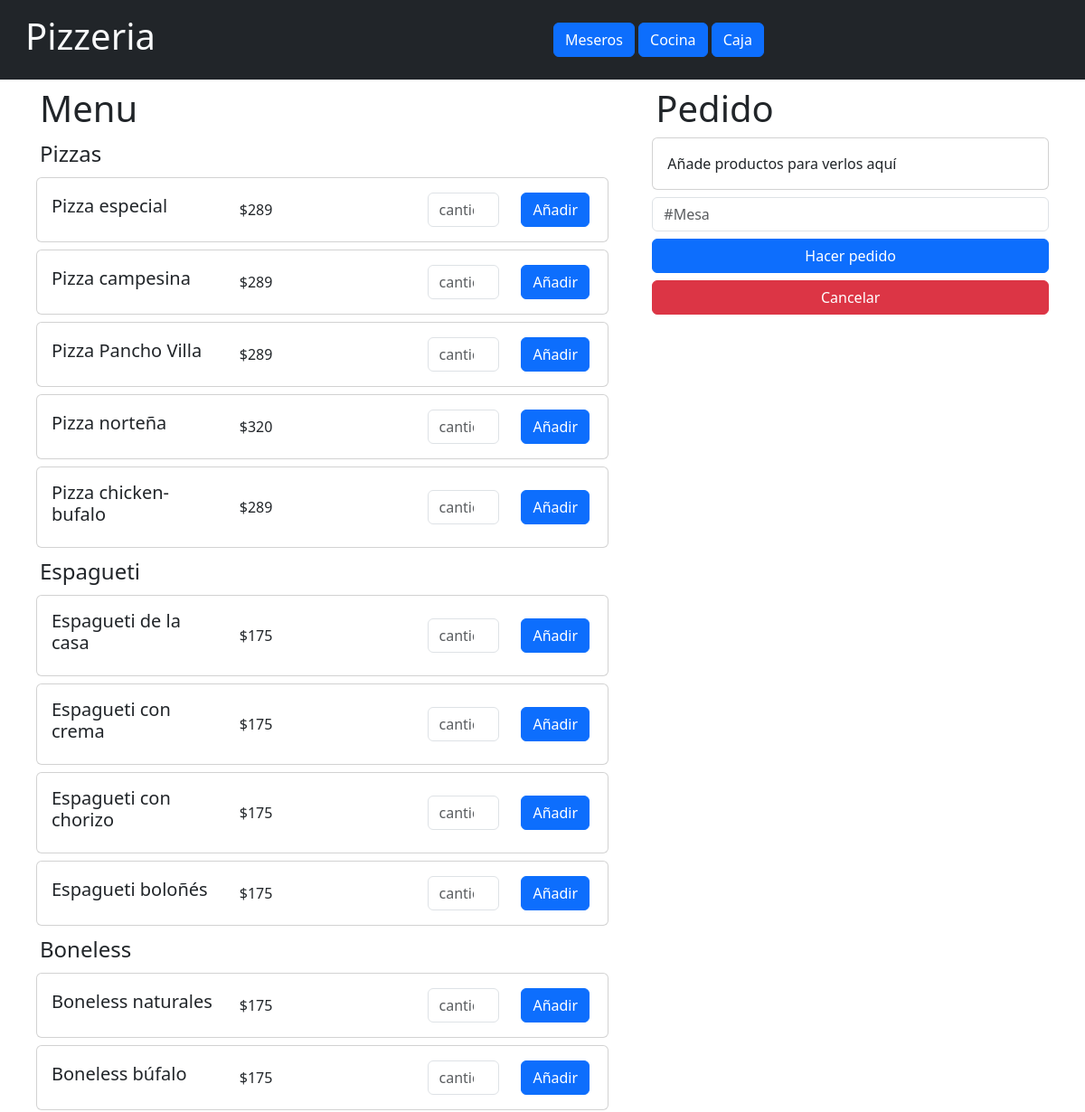
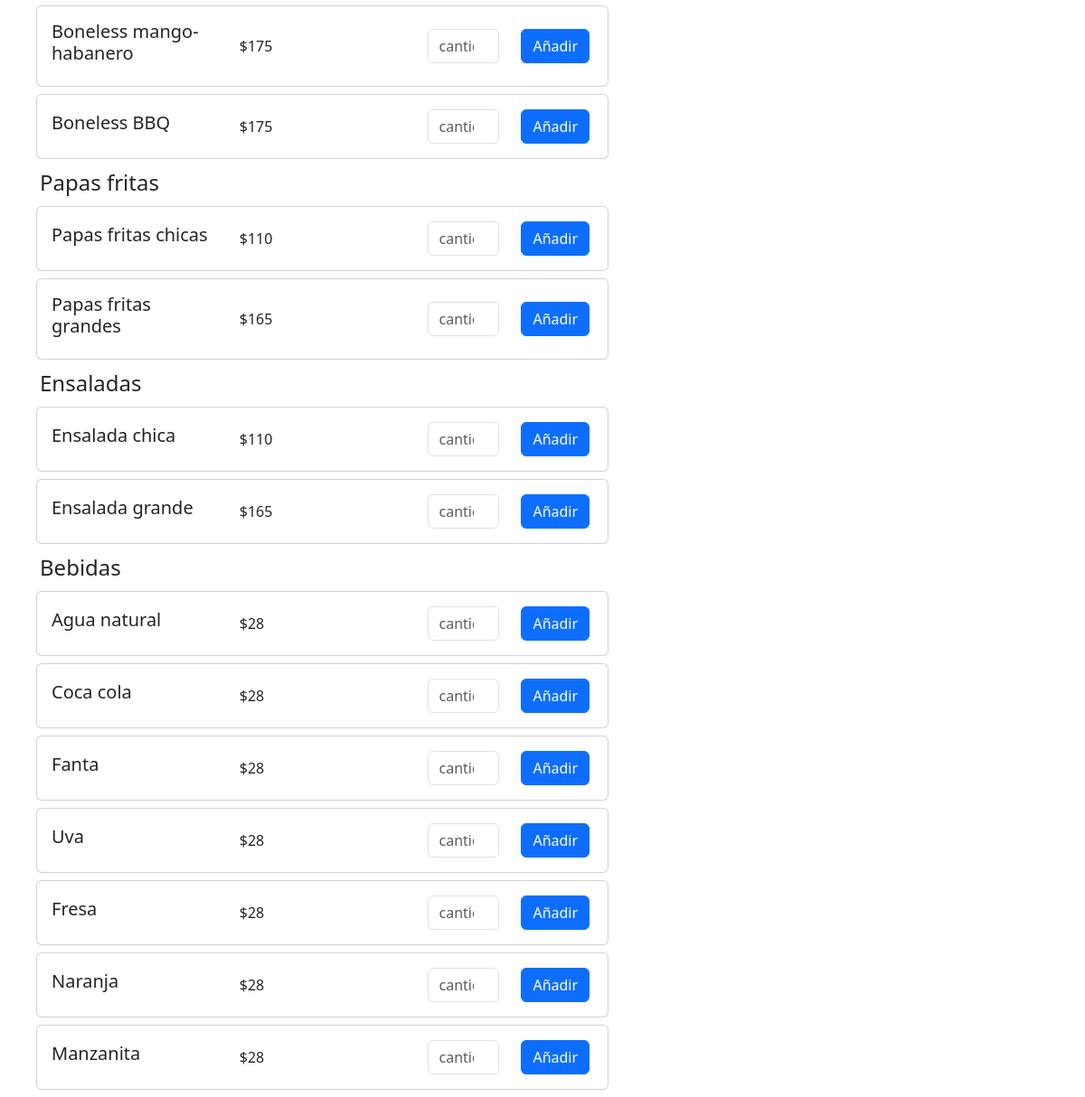
Page /Mizuki_app/waiters/ on the committed database (2 pictures, top to bottom).
### Mizuki_app/models.py (models this page shows, shortened)
class Categories(models.Model):
    name = models.CharField(('Nombre'), max_length = 50)

class Product(models.Model):
    name = models.CharField(('Nombre'), max_length = 100)
    price = models.PositiveIntegerField(('Precio'))
    category = models.ForeignKey(Categories, on_delete = models.CASCADE)

### Mizuki_app/views.py (the view)
# urls.py: path('waiters/', views.WaitersPage, name='waitersPage'),
def WaitersPage(request, message=None):
    all_products = {}
    categories=Categories.objects.all()
    for cat in categories:
        prods = Product.objects.filter(category=cat.id)
        all_products[cat.name] = prods
    return render(request, "Mizuki_app/waiters.html", {'all_products': all_products, 'message':message})

### Mizuki_app/templates/Mizuki_app/waiters.html (shortened to what this page needs)
<!doctype html>
<html lang="en">
<head>
    <link href="https://cdn.jsdelivr.net/npm/bootstrap@5.3.3/dist/css/bootstrap.min.css" rel="stylesheet"
>
</head>
<body>
    {%include "Mizuki_app/header.html"%}
    <div class="container-fluid">
        <div class="row mx-1">
            <div class="col-7">
                <h1 class="my-2 mx-3">Menu</h1>
                <div class="container" id="menu-area">
                    {% for cat, prods in all_products.items %}
                    <p class="fs-4 mb-2 ms-1">{{cat}}</p>
                        {% for prod in prods %}
                        <div class="card mb-2">
                            <div class="card-body row align-items-center">
                                <div class="col-lg-4">
                                    <h5 class="card-title">{{prod.name}}</h5>
                                </div>
                                <div class="col-lg-4">
                                    <p class="card-text">${{prod.price}}</p>
                                </div>
                                <div class="col-lg-4">
                                    <form method="post" action="{% url 'Mizuki_app:add_prod'%}">
                                        <div class="row">
                                            <div class="col-6">
                                                <input type="number" min="1" class="form-control" name="Quantity" placeholder="cantidad" required>
                                            </div>
                                            <div class="col-6">
                                                <button type="submit" name="add_prod" value={{prod.id}} class="btn btn-primary">Añadir</button>
                                            </div>
                                        </div>
                                    </form>
                                </div>
                            </div>
                        </div>
                        {% endfor %}
                    {% endfor %}
                </div>
            </div>
            <div class="col-5">
                <h1 class="my-2 mx-3">Pedido</h1>
                <div class="container" id="order-area">
                    {%if request.session.added_products != None %}
                        {% for item in request.session.added_products%}
                            <div class="card mb-2">
                                <div class="card-body row align-items-center">
                                    <div class="col-lg-3">
                                        <h5 class="card-title">{{item.name}}</h5>
                                    </div>
                                    <div class="col-lg-3">
                                        <p class="card-text">${{item.price}} por pieza</p>
                                    </div>
                                    <div class="col-lg-3">
                                        <p class="card-text">Piezas: {{item.quantity}}</p>
                                    </div>
                                    <div class="col-lg-3">
                                        <form method="post" action="{% url 'Mizuki_app:del_prod'%}">
                                            {% csrf_token %}
                                            <button type="submit" name="Del_prod" value="{{item.id}}" class="btn btn-danger">Eliminar</button>
                                        </form>
                                    </div>
                                </div>
                            </div>
                        {% endfor %}
                    {% else %}
                    <div class="card mb-2">
                        <div class="card-body row align-items-center">
                            <div class="col-lg-12">
                                <p class="card-text">Añade productos para verlos aquí</p>
                            </div>
                        </div>
                    </div>
                    {% endif %}
                </div>
                <div class="container px-4">
                    <form method="post" action="{% url 'Mizuki_app:place_order'%}" class="row">
                        <input type="number" min="1" name="table" class="form-control mb-2" placeholder="#Mesa" required>
                        <input type="submit" class="btn btn-primary mb-2" name="place" value="Hacer pedido">
                    </form>
                </div>
                <div class="container px-4">
                    <form method="post" action="{% url 'Mizuki_app:cancel_order'%}" class="row">
                        <input type="submit" class="btn btn-danger" name="cancel" value="Cancelar">
                    </form>
                </div>
            </div>
        </div>
    </div>
</body>
</html>

### Mizuki_app/templates/Mizuki_app/header.html
<div class="container-fluid bg-dark text-light">
    <div class="row align-items-center">
        <div class="col-6">
            <h1 class="p-3">Pizzeria</h1>
        </div>
        <div class="col-6 align-self-center">
            <a class="fs-6 btn btn-primary" href="{% url 'Mizuki_app:waitersPage'%}">Meseros</a>
            <a class="fs-6 btn btn-primary" href="{% url 'Mizuki_app:kitchenPage'%}">Cocina</a>
            <a class="fs-6 btn btn-primary" href="{% url 'Mizuki_app:cashierPage'%}">Caja</a>
        </div>
    </div>
</div>

### rows in the picture
Categories: all_products "Pizzas"
Product: name "Pizza especial", price "289", {{ prod.id }} 1 (drawn)
Product: name "Pizza campesina", price "289", {{ prod.id }} 2 (drawn)
Product: name "Pizza Pancho Villa", price "289", {{ prod.id }} 3 (drawn)
Product: name "Pizza norteña", price "320", {{ prod.id }} 4 (drawn)
Product: name "Pizza chicken-bufalo", price "289", {{ prod.id }} 5 (drawn)
Categories: all_products "Espagueti"
Product: name "Espagueti de la casa", price "175", {{ prod.id }} 6 (drawn)
Product: name "Espagueti con crema", price "175", {{ prod.id }} 7 (drawn)
Product: name "Espagueti con chorizo", price "175", {{ prod.id }} 8 (drawn)
Product: name "Espagueti boloñés", price "175", {{ prod.id }} 9 (drawn)
Categories: all_products "Boneless"
Product: name "Boneless naturales", price "175", {{ prod.id }} 10 (drawn)
Product: name "Boneless búfalo", price "175", {{ prod.id }} 11 (drawn)
Product: name "Boneless mango-habanero", price "175", {{ prod.id }} 12 (drawn)
Product: name "Boneless BBQ", price "175", {{ prod.id }} 13 (drawn)
Categories: all_products "Papas fritas"
Product: name "Papas fritas chicas", price "110", {{ prod.id }} 14 (drawn)
Product: name "Papas fritas grandes", price "165", {{ prod.id }} 15 (drawn)
Categories: all_products "Ensaladas"
Product: name "Ensalada chica", price "110", {{ prod.id }} 16 (drawn)
Product: name "Ensalada grande", price "165", {{ prod.id }} 17 (drawn)
Categories: all_products "Bebidas"
Product: name "Agua natural", price "28", {{ prod.id }} 18 (drawn)
Product: name "Coca cola", price "28", {{ prod.id }} 19 (drawn)
Product: name "Fanta", price "28", {{ prod.id }} 20 (drawn)
Product: name "Uva", price "28", {{ prod.id }} 21 (drawn)
Product: name "Fresa", price "28", {{ prod.id }} 22 (drawn)
Product: name "Naranja", price "28", {{ prod.id }} 23 (drawn)
Product: name "Manzanita", price "28", {{ prod.id }} 24 (drawn)
